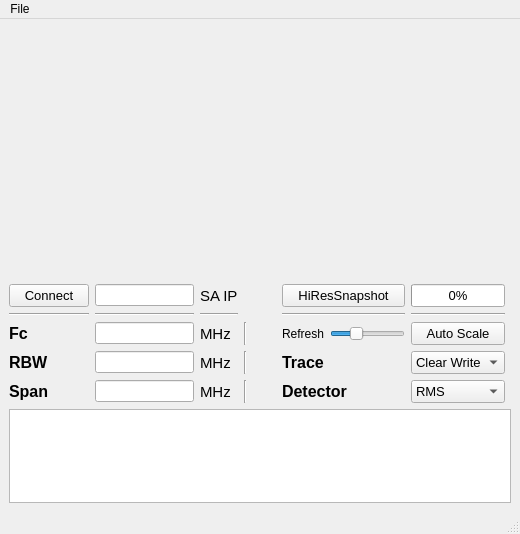
<?xml version="1.0" encoding="UTF-8"?>
<ui version="4.0">
 <class>MainWindow</class>
 <widget class="QMainWindow" name="MainWindow">
  <property name="geometry">
   <rect>
    <x>0</x>
    <y>0</y>
    <width>520</width>
    <height>534</height>
   </rect>
  </property>
  <property name="windowTitle">
   <string>MainWindow</string>
  </property>
  <widget class="QWidget" name="centralwidget">
   <layout class="QGridLayout" name="gridLayout_2">
    <item row="0" column="0">
     <layout class="QVBoxLayout" name="verticalLayout">
      <item>
       <widget class="QWidget" name="widget" native="true">
        <property name="sizePolicy">
         <sizepolicy hsizetype="MinimumExpanding" vsizetype="MinimumExpanding">
          <horstretch>0</horstretch>
          <verstretch>0</verstretch>
         </sizepolicy>
        </property>
        <property name="minimumSize">
         <size>
          <width>500</width>
          <height>250</height>
         </size>
        </property>
       </widget>
      </item>
      <item>
       <layout class="QGridLayout" name="gridLayout">
        <item row="0" column="5">
         <widget class="QProgressBar" name="progressBar">
          <property name="font">
           <font>
            <pointsize>10</pointsize>
           </font>
          </property>
          <property name="value">
           <number>0</number>
          </property>
          <property name="textVisible">
           <bool>true</bool>
          </property>
          <property name="invertedAppearance">
           <bool>false</bool>
          </property>
         </widget>
        </item>
        <item row="4" column="1">
         <widget class="QLineEdit" name="lineEdit_3"/>
        </item>
        <item row="0" column="2">
         <widget class="QLabel" name="label_9">
          <property name="font">
           <font>
            <pointsize>11</pointsize>
           </font>
          </property>
          <property name="text">
           <string>SA IP</string>
          </property>
         </widget>
        </item>
        <item row="0" column="0">
         <widget class="QPushButton" name="pushButton_2">
          <property name="sizePolicy">
           <sizepolicy hsizetype="MinimumExpanding" vsizetype="Fixed">
            <horstretch>0</horstretch>
            <verstretch>0</verstretch>
           </sizepolicy>
          </property>
          <property name="font">
           <font>
            <pointsize>10</pointsize>
           </font>
          </property>
          <property name="styleSheet">
           <string notr="true">QPushButton:checked {
    background-color: blue;
    color: white;
}</string>
          </property>
          <property name="text">
           <string>Connect</string>
          </property>
          <property name="checkable">
           <bool>true</bool>
          </property>
         </widget>
        </item>
        <item row="3" column="2">
         <widget class="QLabel" name="label_5">
          <property name="font">
           <font>
            <pointsize>11</pointsize>
           </font>
          </property>
          <property name="text">
           <string>MHz</string>
          </property>
         </widget>
        </item>
        <item row="4" column="2">
         <widget class="QLabel" name="label_6">
          <property name="font">
           <font>
            <pointsize>11</pointsize>
           </font>
          </property>
          <property name="text">
           <string>MHz</string>
          </property>
         </widget>
        </item>
        <item row="1" column="0">
         <widget class="Line" name="line_4">
          <property name="orientation">
           <enum>Qt::Horizontal</enum>
          </property>
         </widget>
        </item>
        <item row="1" column="1">
         <widget class="Line" name="line_5">
          <property name="orientation">
           <enum>Qt::Horizontal</enum>
          </property>
         </widget>
        </item>
        <item row="4" column="0">
         <widget class="QLabel" name="label_3">
          <property name="font">
           <font>
            <pointsize>12</pointsize>
            <weight>75</weight>
            <bold>true</bold>
           </font>
          </property>
          <property name="text">
           <string>Span</string>
          </property>
         </widget>
        </item>
        <item row="4" column="3">
         <widget class="Line" name="line_3">
          <property name="orientation">
           <enum>Qt::Vertical</enum>
          </property>
         </widget>
        </item>
        <item row="2" column="1">
         <widget class="QLineEdit" name="lineEdit"/>
        </item>
        <item row="2" column="3">
         <widget class="Line" name="line">
          <property name="orientation">
           <enum>Qt::Vertical</enum>
          </property>
         </widget>
        </item>
        <item row="3" column="3">
         <widget class="Line" name="line_2">
          <property name="orientation">
           <enum>Qt::Vertical</enum>
          </property>
         </widget>
        </item>
        <item row="2" column="0">
         <widget class="QLabel" name="label">
          <property name="font">
           <font>
            <pointsize>12</pointsize>
            <weight>75</weight>
            <bold>true</bold>
           </font>
          </property>
          <property name="text">
           <string>Fc</string>
          </property>
         </widget>
        </item>
        <item row="3" column="4">
         <widget class="QLabel" name="label_7">
          <property name="font">
           <font>
            <pointsize>12</pointsize>
            <weight>75</weight>
            <bold>true</bold>
           </font>
          </property>
          <property name="text">
           <string>Trace</string>
          </property>
         </widget>
        </item>
        <item row="4" column="5">
         <widget class="QComboBox" name="comboBox_2">
          <property name="font">
           <font>
            <pointsize>10</pointsize>
           </font>
          </property>
          <item>
           <property name="text">
            <string>RMS</string>
           </property>
          </item>
          <item>
           <property name="text">
            <string>Normal</string>
           </property>
          </item>
          <item>
           <property name="text">
            <string>Sample</string>
           </property>
          </item>
         </widget>
        </item>
        <item row="4" column="4">
         <widget class="QLabel" name="label_8">
          <property name="font">
           <font>
            <pointsize>12</pointsize>
            <weight>75</weight>
            <bold>true</bold>
           </font>
          </property>
          <property name="text">
           <string>Detector</string>
          </property>
         </widget>
        </item>
        <item row="2" column="2">
         <widget class="QLabel" name="label_4">
          <property name="font">
           <font>
            <pointsize>11</pointsize>
           </font>
          </property>
          <property name="text">
           <string>MHz</string>
          </property>
         </widget>
        </item>
        <item row="3" column="1">
         <widget class="QLineEdit" name="lineEdit_2"/>
        </item>
        <item row="3" column="0">
         <widget class="QLabel" name="label_2">
          <property name="font">
           <font>
            <pointsize>12</pointsize>
            <weight>75</weight>
            <bold>true</bold>
           </font>
          </property>
          <property name="text">
           <string>RBW</string>
          </property>
         </widget>
        </item>
        <item row="3" column="5">
         <widget class="QComboBox" name="comboBox">
          <property name="font">
           <font>
            <pointsize>10</pointsize>
           </font>
          </property>
          <item>
           <property name="text">
            <string>Clear Write</string>
           </property>
          </item>
          <item>
           <property name="text">
            <string>Average</string>
           </property>
          </item>
          <item>
           <property name="text">
            <string>Max</string>
           </property>
          </item>
          <item>
           <property name="text">
            <string>Min</string>
           </property>
          </item>
         </widget>
        </item>
        <item row="0" column="1">
         <widget class="QLineEdit" name="lineEdit_4"/>
        </item>
        <item row="1" column="5">
         <widget class="Line" name="line_8">
          <property name="orientation">
           <enum>Qt::Horizontal</enum>
          </property>
         </widget>
        </item>
        <item row="1" column="4">
         <widget class="Line" name="line_7">
          <property name="orientation">
           <enum>Qt::Horizontal</enum>
          </property>
         </widget>
        </item>
        <item row="1" column="6">
         <widget class="Line" name="line_9">
          <property name="orientation">
           <enum>Qt::Horizontal</enum>
          </property>
         </widget>
        </item>
        <item row="1" column="2">
         <widget class="Line" name="line_6">
          <property name="orientation">
           <enum>Qt::Horizontal</enum>
          </property>
         </widget>
        </item>
        <item row="0" column="4">
         <widget class="QPushButton" name="pushButton_3">
          <property name="font">
           <font>
            <pointsize>10</pointsize>
           </font>
          </property>
          <property name="styleSheet">
           <string notr="true">QPushButton:checked {
    background-color: blue;
    color: white;
}</string>
          </property>
          <property name="text">
           <string>HiResSnapshot</string>
          </property>
          <property name="checkable">
           <bool>true</bool>
          </property>
         </widget>
        </item>
        <item row="2" column="5">
         <widget class="QPushButton" name="pushButton">
          <property name="sizePolicy">
           <sizepolicy hsizetype="MinimumExpanding" vsizetype="Preferred">
            <horstretch>0</horstretch>
            <verstretch>0</verstretch>
           </sizepolicy>
          </property>
          <property name="font">
           <font>
            <pointsize>10</pointsize>
           </font>
          </property>
          <property name="text">
           <string>Auto Scale</string>
          </property>
         </widget>
        </item>
        <item row="0" column="3">
         <spacer name="horizontalSpacer_2">
          <property name="orientation">
           <enum>Qt::Horizontal</enum>
          </property>
          <property name="sizeHint" stdset="0">
           <size>
            <width>40</width>
            <height>20</height>
           </size>
          </property>
         </spacer>
        </item>
        <item row="2" column="4">
         <layout class="QHBoxLayout" name="horizontalLayout">
          <item>
           <widget class="QLabel" name="label_10">
            <property name="text">
             <string>Refresh</string>
            </property>
           </widget>
          </item>
          <item>
           <widget class="QSlider" name="horizontalSlider">
            <property name="minimum">
             <number>100</number>
            </property>
            <property name="maximum">
             <number>3000</number>
            </property>
            <property name="singleStep">
             <number>100</number>
            </property>
            <property name="pageStep">
             <number>1000</number>
            </property>
            <property name="value">
             <number>1000</number>
            </property>
            <property name="orientation">
             <enum>Qt::Horizontal</enum>
            </property>
           </widget>
          </item>
         </layout>
        </item>
       </layout>
      </item>
     </layout>
    </item>
    <item row="1" column="0">
     <widget class="QTextBrowser" name="textBrowser">
      <property name="sizePolicy">
       <sizepolicy hsizetype="MinimumExpanding" vsizetype="Expanding">
        <horstretch>0</horstretch>
        <verstretch>0</verstretch>
       </sizepolicy>
      </property>
      <property name="maximumSize">
       <size>
        <width>16777215</width>
        <height>200</height>
       </size>
      </property>
     </widget>
    </item>
   </layout>
  </widget>
  <widget class="QMenuBar" name="menubar">
   <property name="geometry">
    <rect>
     <x>0</x>
     <y>0</y>
     <width>520</width>
     <height>21</height>
    </rect>
   </property>
   <widget class="QMenu" name="menuFile">
    <property name="title">
     <string>File</string>
    </property>
    <addaction name="actionSave"/>
    <addaction name="actionLoad"/>
   </widget>
   <addaction name="menuFile"/>
  </widget>
  <widget class="QStatusBar" name="statusbar"/>
  <action name="actionSave">
   <property name="text">
    <string>Save</string>
   </property>
   <property name="shortcut">
    <string>Ctrl+S</string>
   </property>
  </action>
  <action name="actionLoad">
   <property name="text">
    <string>Load</string>
   </property>
   <property name="shortcut">
    <string>Ctrl+L</string>
   </property>
  </action>
 </widget>
 <resources/>
 <connections/>
</ui>
